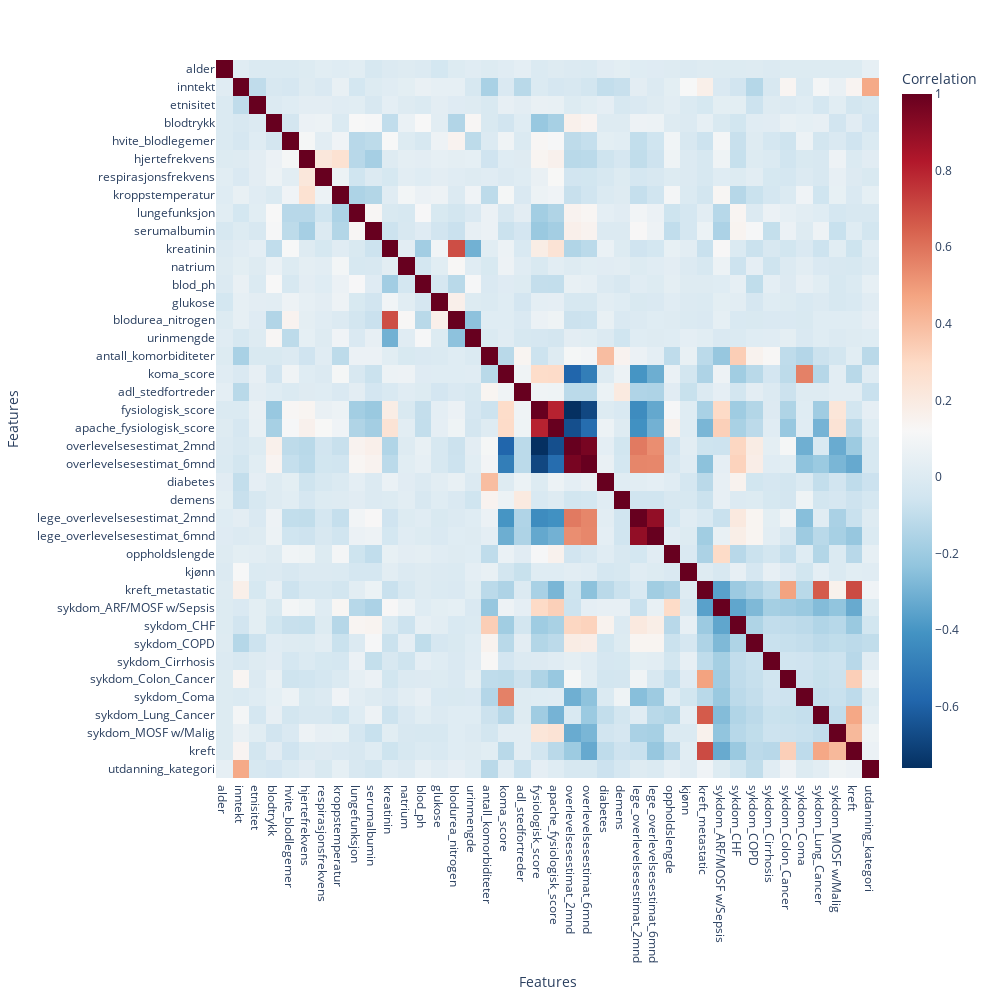

Notebook code for this chart:
### Code cell
# Litt dprlig å bruke korrelasjon når vi har binære og kontinuerlige variabler, men lar den stå for nå. 
# Den fanger opp linær antagelse, og sammenheng mellom to variabler. 
# Hvis du prøver å se sammenhengen mellom en sykdom (som er binær: tilstedeværende eller ikke tilstedeværende) 
# og antall dager på sykehuset (kontinuerlig), er ikke forholdet nødvendigvis lineært. 
# For eksempel kan det være en terskel hvor tilstedeværelsen av en sykdom kraftig øker oppholdslengden, men det er ikke en jevn økning.

correlation_matrix=train_df.corr()

fig =px.imshow(correlation_matrix,
               labels=dict(x='Features', y='Features', color='Correlation'),
               x=correlation_matrix.columns,
               y=correlation_matrix.columns,
                color_continuous_scale='RdBu_r',
                aspect='auto')

fig.update_layout(
    yaxis=dict(
        tickmode='linear',
        tick0=0,
        dtick=1
    ),xaxis=dict(
        tickmode='linear',
        tick0=0,
        dtick=1
    ),
    autosize=False,
    height=1000,
    width=1000

)
fig.show()

### Figure 1 — Plotly figure (JSON) as saved in the notebook; plotly's stock layout.template omitted (floating-point values rounded to 4 significant figures; data arrays with more than 128 entries replaced by an {"elided": "..."} marker saying what was removed)
{"data": [{"coloraxis": "coloraxis", "hovertemplate": "Features: %{x}<br>Features: %{y}<br>Correlation: %{z}<extra></extra>", "name": "0", "type": "heatmap", "x": ["alder", "inntekt", "etnisitet", "blodtrykk", "hvite_blodlegemer", "hjertefrekvens", "respirasjonsfrekvens", "kroppstemperatur", "lungefunksjon", "serumalbumin", "kreatinin", "natrium", "blod_ph", "glukose", "blodurea_nitrogen", "urinmengde", "antall_komorbiditeter", "koma_score", "adl_stedfortreder", "fysiologisk_score", "apache_fysiologisk_score", "overlevelsesestimat_2mnd", "overlevelsesestimat_6mnd", "diabetes", "demens", "lege_overlevelsesestimat_2mnd", "lege_overlevelsesestimat_6mnd", "oppholdslengde", "kjønn", "kreft_metastatic", "sykdom_ARF/MOSF w/Sepsis", "sykdom_CHF", "sykdom_COPD", "sykdom_Cirrhosis", "sykdom_Colon_Cancer", "sykdom_Coma", "sykdom_Lung_Cancer", "sykdom_MOSF w/Malig", "kreft", "utdanning_kategori"], "xaxis": "x", "y": ["alder", "inntekt", "etnisitet", "blodtrykk", "hvite_blodlegemer", "hjertefrekvens", "respirasjonsfrekvens", "kroppstemperatur", "lungefunksjon", "serumalbumin", "kreatinin", "natrium", "blod_ph", "glukose", "blodurea_nitrogen", "urinmengde", "antall_komorbiditeter", "koma_score", "adl_stedfortreder", "fysiologisk_score", "apache_fysiologisk_score", "overlevelsesestimat_2mnd", "overlevelsesestimat_6mnd", "diabetes", "demens", "lege_overlevelsesestimat_2mnd", "lege_overlevelsesestimat_6mnd", "oppholdslengde", "kjønn", "kreft_metastatic", "sykdom_ARF/MOSF w/Sepsis", "sykdom_CHF", "sykdom_COPD", "sykdom_Cirrhosis", "sykdom_Colon_Cancer", "sykdom_Coma", "sykdom_Lung_Cancer", "sykdom_MOSF w/Malig", "kreft", "utdanning_kategori"], "yaxis": "y", "z": {"elided": "40x40 float values"}}], "layout": {"autosize": false, "coloraxis": {"colorbar": {"title": {"text": "Correlation"}}, "colorscale": [[0, "rgb(5,48,97)"], [0.1, "rgb(33,102,172)"], [0.2, "rgb(67,147,195)"], [0.3, "rgb(146,197,222)"], [0.4, "rgb(209,229,240)"], [0.5, "rgb(247,247,247)"], [0.6, "rgb(253,219,199)"], [0.7, "rgb(244,165,130)"], [0.8, "rgb(214,96,77)"], [0.9, "rgb(178,24,43)"], [1, "rgb(103,0,31)"]]}, "height": 1000, "margin": {"t": 60}, "width": 1000, "xaxis": {"anchor": "y", "domain": [0, 1], "dtick": 1, "tick0": 0, "tickmode": "linear", "title": {"text": "Features"}}, "yaxis": {"anchor": "x", "autorange": "reversed", "domain": [0, 1], "dtick": 1, "tick0": 0, "tickmode": "linear", "title": {"text": "Features"}}}}
